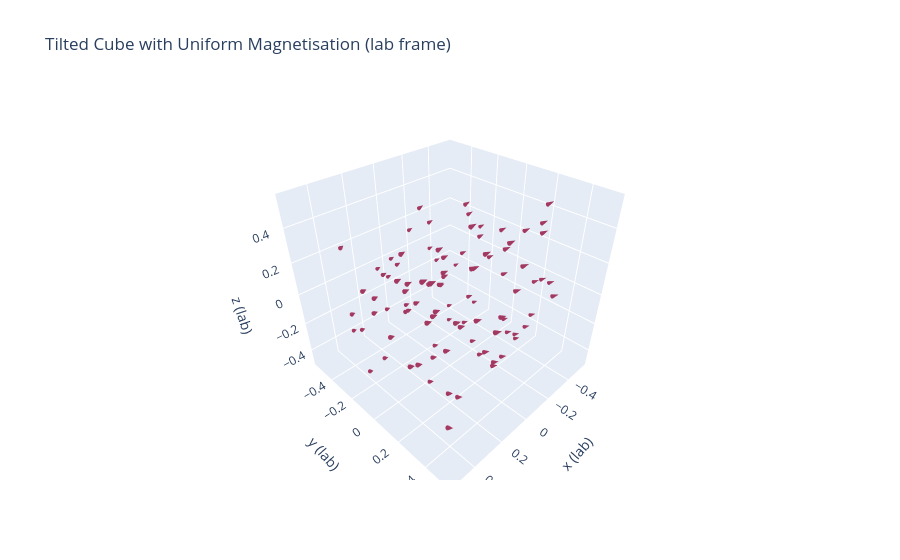

Notebook source saved alongside this figure:
### Code cell
import numpy as np
import plotly.graph_objects as go

def rotation_matrix_x(theta):
    c = np.cos(theta)
    s = np.sin(theta)
    return np.array([
        [1.0, 0.0, 0.0],
        [0.0,   c,  -s],
        [0.0,   s,   c],
    ])

def make_tilted_cube_vectors(tilt_x_deg=30, L=1.0, n=7, B0=1.0):
    """
    Build a tilted cube with a uniform magnetisation vector field.

    tilt_x_deg : tilt angle about the lab x-axis (degrees)
    L          : cube edge length in object frame
    n          : number of sample points per axis for vectors
    B0         : magnitude of magnetisation

    Returns:
        x0, y0, z0 : positions of cone tails (lab frame)
        u, v, w    : vector components (lab frame)
        R          : rotation matrix (object -> lab)
    """
    tilt_x = np.deg2rad(tilt_x_deg)
    R = rotation_matrix_x(tilt_x)
    R_T = R.T

    # Lab coordinates (visualisation box). Make it at least as large as the cube.
    box = L  # you can increase this if you want margin
    x = np.linspace(-box/2, box/2, n)
    y = np.linspace(-box/2, box/2, n)
    z = np.linspace(-box/2, box/2, n)
    X_lab, Y_lab, Z_lab = np.meshgrid(x, y, z, indexing="ij")

    # Map lab -> object coords: r_obj = R^T r_lab
    X_obj = R_T[0, 0] * X_lab + R_T[0, 1] * Y_lab + R_T[0, 2] * Z_lab
    Y_obj = R_T[1, 0] * X_lab + R_T[1, 1] * Y_lab + R_T[1, 2] * Z_lab
    Z_obj = R_T[2, 0] * X_lab + R_T[2, 1] * Y_lab + R_T[2, 2] * Z_lab

    # Cube mask in object frame
    mask = (
        (np.abs(X_obj) <= L/2) &
        (np.abs(Y_obj) <= L/2) &
        (np.abs(Z_obj) <= L/2)
    )

    # Object-frame magnetisation (e.g. pointing +y_obj)
    B_obj = np.array([0.0, B0, 0.0])   # uniform

    # Rotate B to lab frame: B_lab = R @ B_obj
    B_lab = R @ B_obj  # same vector everywhere

    # Extract points inside cube
    idx = np.where(mask)
    x0 = X_lab[idx]
    y0 = Y_lab[idx]
    z0 = Z_lab[idx]

    # Optionally subsample to avoid too many arrows
    max_arrows = 100
    if x0.size > max_arrows:
        choice = np.random.choice(x0.size, size=max_arrows, replace=False)
        x0 = x0[choice]
        y0 = y0[choice]
        z0 = z0[choice]

    # Same vector at each position (uniform magnetisation)
    u = np.full_like(x0, B_lab[0])
    v = np.full_like(y0, B_lab[1])
    w = np.full_like(z0, B_lab[2])

    return x0, y0, z0, u, v, w, R

# --- build tilted cube vectors ---
x0, y0, z0, u, v, w, R = make_tilted_cube_vectors(
    tilt_x_deg=40,  # tilt around x-axis
    L=1.0,
    n=64,
    B0=1.0,
)

# --- create Plotly figure ---
fig = go.Figure()

# Vectors (magnetisation)
fig.add_trace(go.Cone(
    x=x0, y=y0, z=z0,
    u=u, v=v, w=w,
    sizemode="scaled",
    sizeref=1,
    showscale=False,
    anchor="tail",
))

fig.update_layout(
    scene=dict(
        xaxis_title="x (lab)",
        yaxis_title="y (lab)",
        zaxis_title="z (lab)",
        aspectmode="data",
    ),
    title="Tilted Cube with Uniform Magnetisation (lab frame)",
)

fig.show()
